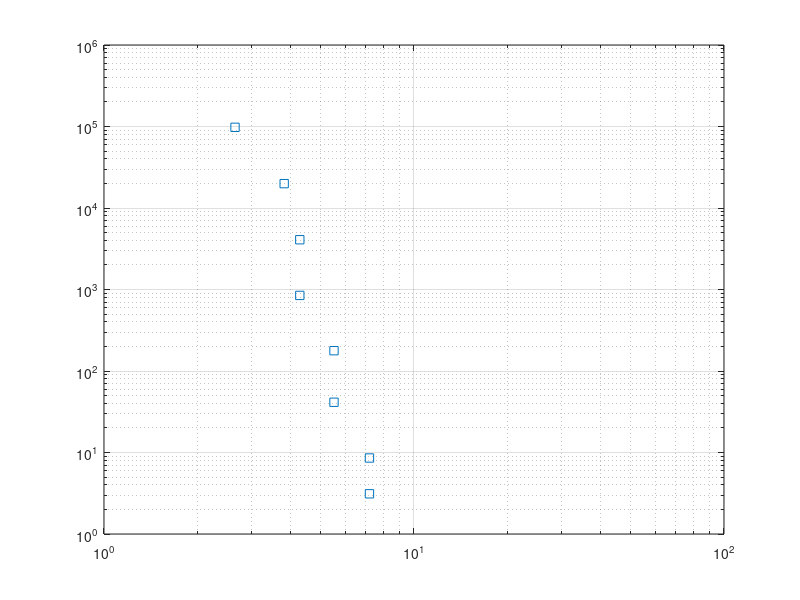

Reproduce this figure in MATLAB.
%Take Home Final


%24.3

B = eye(10,10); 

A1 = rand(10,10)

A = A1 - 2*B

vec = zeros(10,1)

vec = eigs(A,10)
 
time = 0:1:20

t = time'

twonorm = zeros(1,10)
%Find Max Eigenvalue
for i = 1:1:9
   if  abs(vec(i)) > abs(vec(i+1))
       max = abs(vec(i))
   
   else
       max = abs(vec(i+1))
       
   end
   two_norm = max^2
   twonorm(i) = two_norm
   
end    


sum = 0;
sumnorm = zeros(1,10)

%Matrix Exponential Calculation
for k = 1:1:10
    sum = sum + (A.^k * ((t(k).^k)/(factorial(k))))
    sum_norm = norm(sum,2)
    sumnorm(k) = sum_norm
end




x = linspace(0,1,20)
loglog(twonorm,sumnorm, 's')
grid on


% Algorithm 27.1

N = 128
U = rand(N)
[Q,R] = qr(U)

x = zeros(1,N)

%Generate Values for x
for i = 0:1:N-1
    x(i+1) = i/N
    
end    

D = diag(exp(-x))

Qo = orth(Q)
A2 = Q*D*Qo

v = zeros(1,N)
lambda = zeros(1,N)
w = zeros(1,N)

v(1) = 1

for k = 1:N
    w = A2(:,k)*v(k)
    v = w.^k/norm(w.^k)
    lambda(k) = transpose(v.^k)*A2(:,k)*A2(k,:)*v.^k
end




